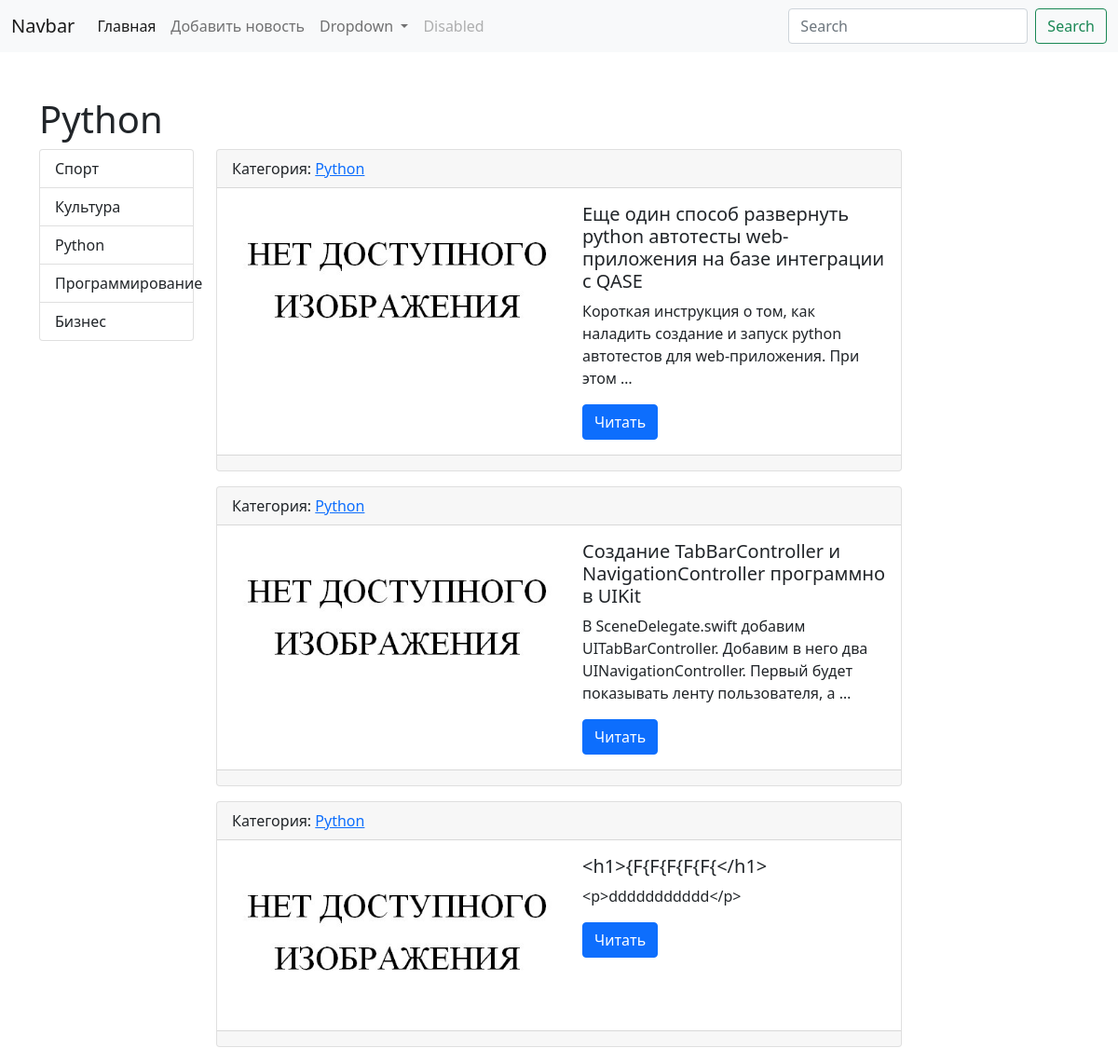
The page /category/3 on the database its author committed.
### news/models.py (models this page shows, shortened)
class Category(models.Model):
    category = models.CharField(max_length=100, db_index=True)
    def get_absolute_url(self):
        return reverse("cty_id", kwargs={'category_id': self.pk})
    def __str__(self):
        return self.category
    class Meta:
        verbose_name = "Категория"
        verbose_name_plural = "Категории"
        ordering = ['id']

class News(models.Model):
    caption = models.CharField(null=True,max_length=100, verbose_name="Заголовок")
    text = models.TextField(null=True)
    created_at = models.DateTimeField(null=True,auto_now_add=True, verbose_name="Дата создания")
    updated_at = models.DateTimeField(auto_now=True, verbose_name="Обновленно")
    photo = models.ImageField(upload_to="news/%Y/%m/%d", blank=True)
    is_published = models.BooleanField(default=True, verbose_name="Опубликовано")
    category = models.ForeignKey(Category, on_delete=models.PROTECT, null=True)
    likes = models.BigIntegerField(default=0)
    views = models.BigIntegerField(default=0)
    class Meta:
        verbose_name = "Новость"
        verbose_name_plural = "Новости"
        ordering = ['id']

### news/views.py (the view)
# urls.py: path('category/<int:category_id>', GetCat.as_view(), name="cty_id"),
class GetCat(ListView):
    template_name = "news/news_list.html"
    context_object_name = "news"
    def get_queryset(self, **kwargs):
        return News.objects.filter(category=self.kwargs['category_id'])
    def get_context_data(self, *, object_list=None, **kwargs):
        context = super().get_context_data(**kwargs)
        context["title"] = Category.objects.get(pk=self.kwargs["category_id"]).category
        return context

### news/templatetags/news_tags.py (called while the page is built)
@register.simple_tag()
def categories_get():
    return Category.objects.all()

### news/templates/news/news_list.html
{%extends "news/news_base.html"%}
{%block news%}
{%for i in news%}
<div class="card mb-3">
    <div class="card-header">
        Категория: <a href="{{i.category.get_absolute_url}}">{{i.category}}</a>
    </div>
    <div class="card-body">
        <div class="d-flex">
            <div class="flex-shrink-0">
                {% if i.photo%}
                <img src="{{i.photo.url}}" class="card-img-bottom" style="width: 360px" alt="NOT FOUND">
                {% else %}
                <img src="/media/news/img.png" class="card-img-bottom" style="width: 360px" alt="NOT FOUND">
                {% endif %}
            </div>
            <div class="flex-grow-1 ms-3">
                <h5 class="card-title">{{i.caption}}</h5>
                <p class="card-text">{{i.text|truncatewords:15}}</p>
                <a href="{% url 'one' pk=i.pk %}" class="btn btn-primary">Читать</a>
            </div>
        </div>
    </div>
    <div class="card-footer text-muted">
    </div>
</div>
{%endfor%}
{%endblock%}

### news/templates/news/news_base.html
{%extends "base.html"%}
{%block content%}
{%include "news/inc/_nav.html"%}
<div class="container mt-5">
    <h1>{%block t%}{{title}}{%endblock%}</h1>
    <div class="row">
        <div class="col-md-2">
            {%block sidebar%}
            {%include "news/inc/_sidebar.html"%}
            {%endblock%}
        </div>
        <div class="col-md-8">
            {%block news%}{%endblock%}
        </div>
    </div>
</div>
{%endblock%}

### news/templates/news/inc/_sidebar.html
{%load news_tags%}
<ul class="list-group">
    {%categories_get as categories%}
    {%for i in categories%}
    <a href="{% url 'cty_id' category_id=i.pk %}" class="list-group-item">{{i.category}}</a>
    {%endfor%}
</ul>

### rows shown on the page
Category: category "Python"
Category: category "Спорт"
Category: category "Культура"
Category: category "Программирование"
Category: category "Бизнес"
News: category "Python", caption "Еще один способ развернуть python автотесты web-приложения на базе интеграции с QASE", text "Короткая инструкция о том, как наладить создание и запуск python автотестов для web-приложения. При этом …"
News: category "Python", caption "Создание TabBarController и NavigationController программно в UIKit", text "В SceneDelegate.swift добавим UITabBarController. Добавим в него два UINavigationController. Первый будет показывать ленту пользователя, а …"
News: category "Python", caption "<h1>{F{F{F{F{F{</h1>", text "<p>ddddddddddd</p>"
